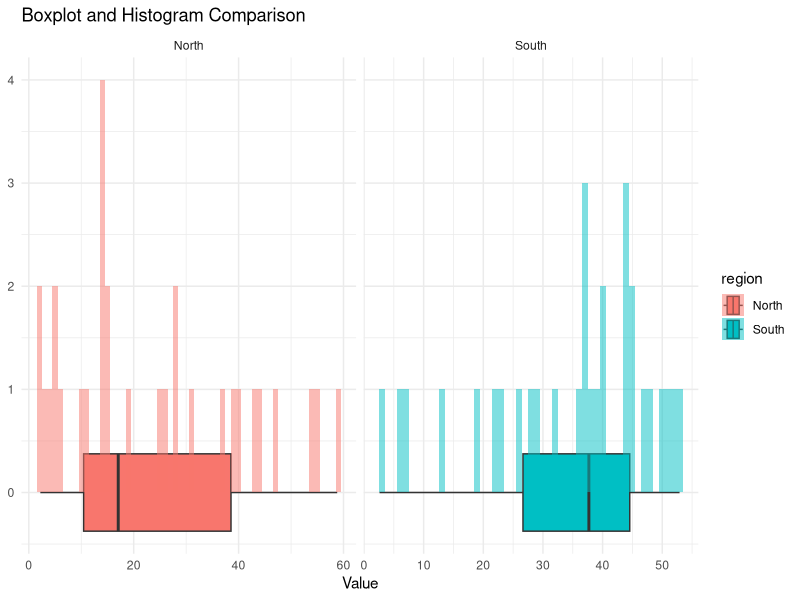
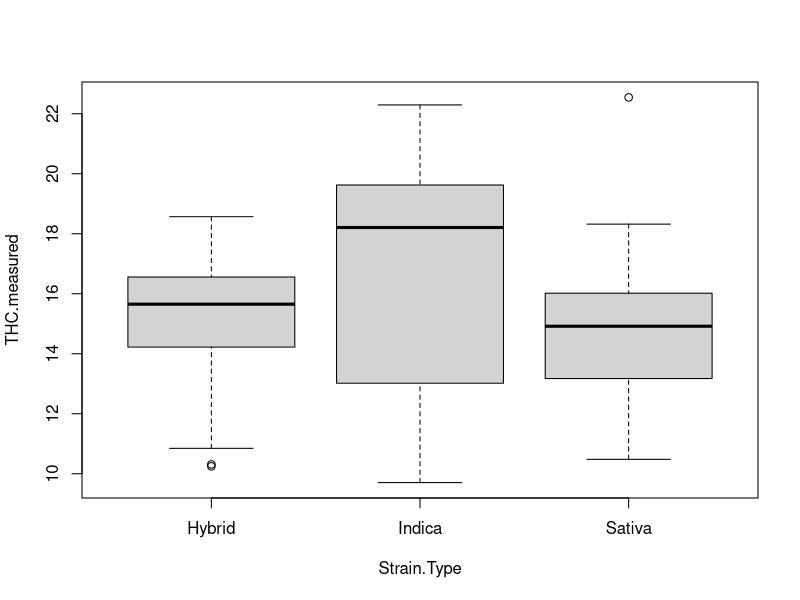
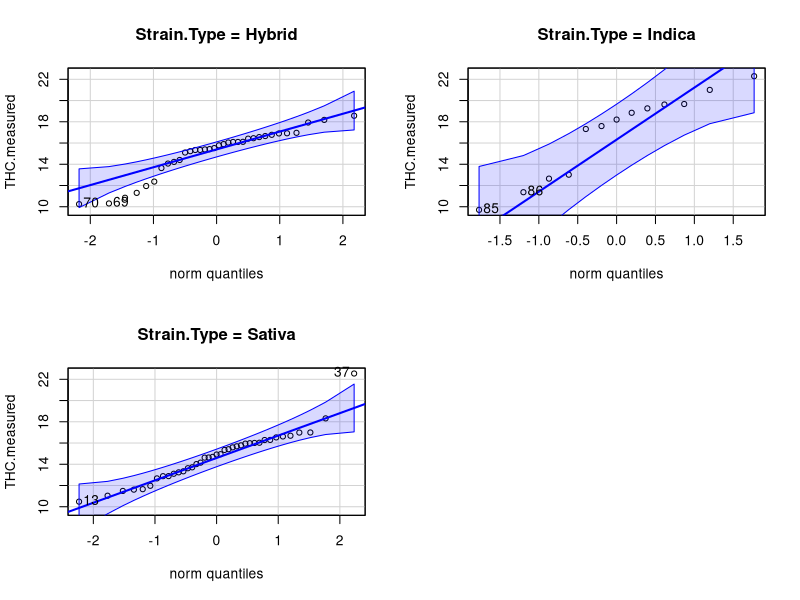
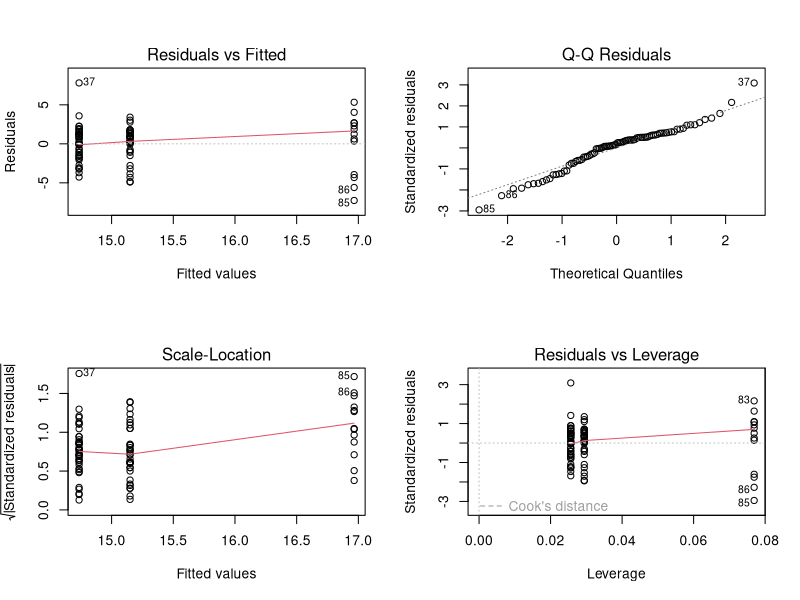
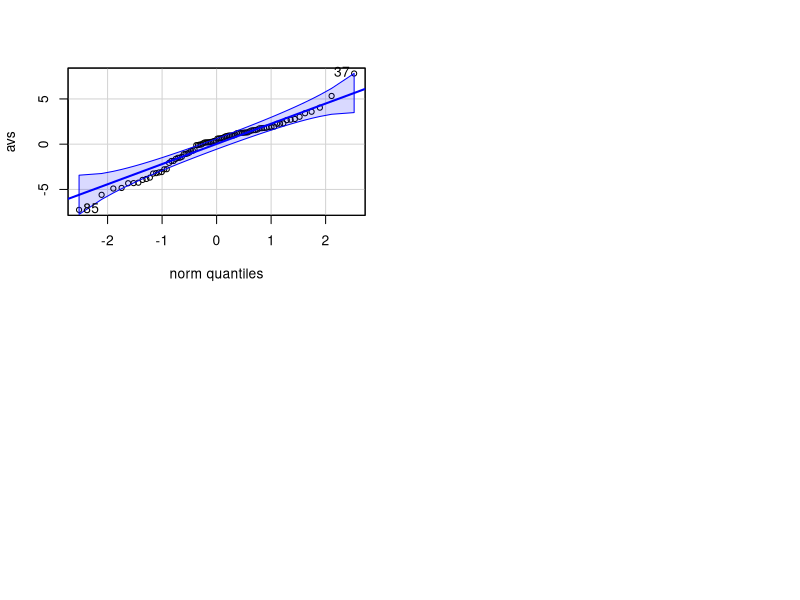
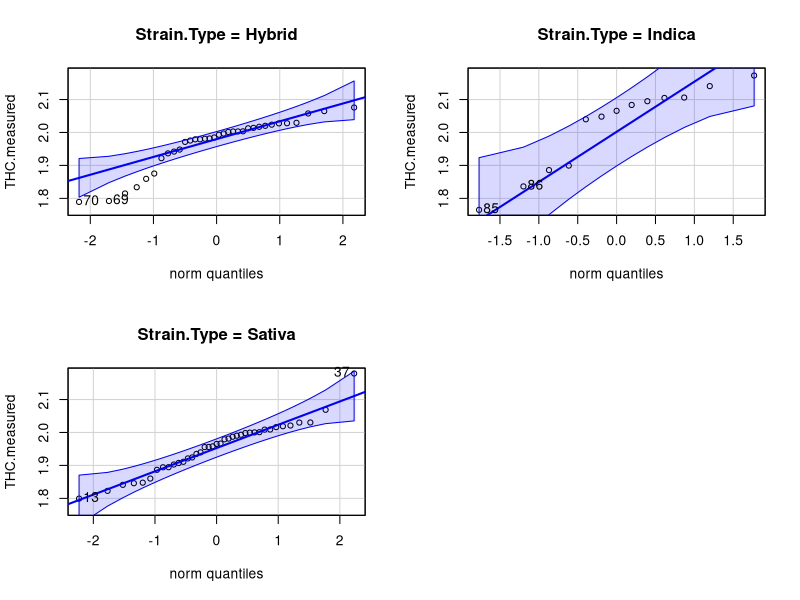
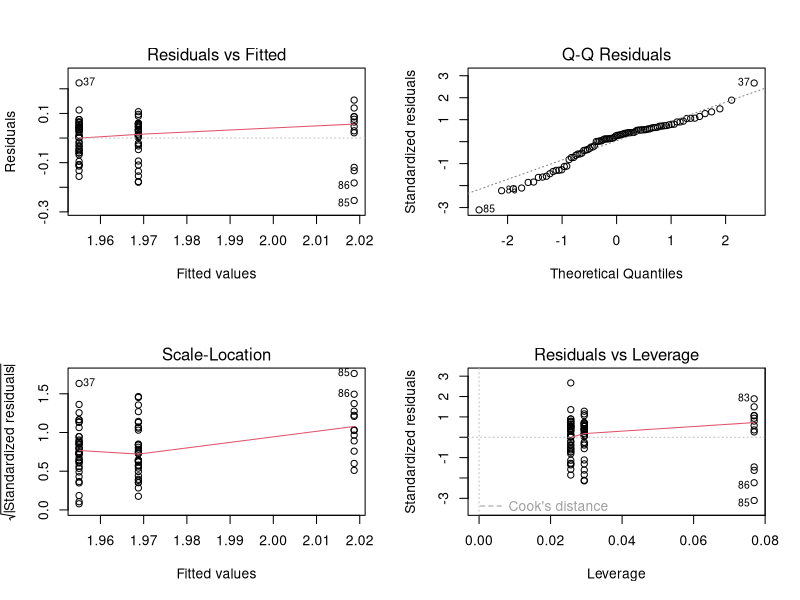
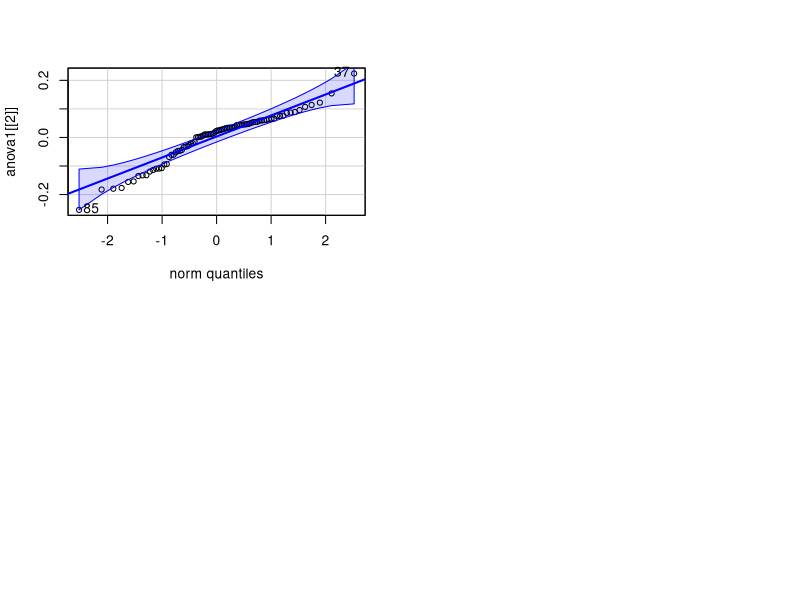

Generate these figures, in order, with R:
## ---- chunk 1
knitr::opts_chunk$set(echo = TRUE)
## ---- chunk 2

library(tidyverse)

df <-  read.csv('data/luckylotto.csv',header=TRUE,sep=',')
## ---- chunk 3

df <-  read.csv('data/luckylotto.csv',header=TRUE,sep=',')
sample <- df %>% pull('response_code')
estimator <- prop <-  mean(sample)
estimator

## ---- chunk 4
t1 <- t.test(sample,conf.level = 0.95)
print('confidence intervals for 95%:') 
t1$conf.int

t2 <- t.test(sample, conf.level = 0.99)
print('confidence interval for 99%:')
t2$conf.int
  
## ---- chunk 5

tr <- t.test(sample,alternative='less',mu=0.5,conf.level = 0.95)
print(tr)

## ---- chunk 6
library(tidyverse)


df2 <-  read.csv('data/Treesize.csv',header=TRUE,sep=',')

sampleNorth <- df2 %>% pull('North')

sampleSouth <- df2 %>% pull('South')
print(summary(sampleNorth))

print(summary(sampleSouth))

## ---- chunk 7
# Load required library
library(ggplot2)

# Combine data into a single data frame
combined_data <- data.frame(
  region = rep(c("North", "South"), each = length(sampleNorth)),
  value = c(sampleNorth, sampleSouth)
)

plot <- ggplot(combined_data, aes(x = value, fill = region)) +
  geom_boxplot() +
  geom_histogram(binwidth = 1, alpha = 0.5, position = "identity") +
  facet_grid(. ~ region, scales = "free") +
  labs(title = "Boxplot and Histogram Comparison",
       x = "Value", y = NULL) +
  theme_minimal()

# Display the plot
print(plot)

## ---- chunk 8

ts <- t.test(sampleSouth,sampleNorth,alternative = ("greater"),conf.level = 0.99)
print(ts)
## ---- chunk 9

power.t.test(delta=1.5,sd=3,sig.level = 0.05,power=0.8,type=c("two.sample"),alternative = c("one.sided"))

power.t.test(delta=1.5,sd=10,sig.level = 0.05,power=0.8,type=c("two.sample"),alternative = c("one.sided"))

power.t.test(n=551,delta=1.5,sd=10,sig.level = 0.05,type=c("two.sample"),alternative = c("one.sided"))

## ---- chunk 10

library(car)
df4 <- read.csv("data/THCdata_strain.csv",header = TRUE,sep=',')

bpo <- boxplot(THC.measured~Strain.Type,df4)

aggregate(THC.measured ~ Strain.Type, data = df4, FUN = length)


## ---- chunk 11

aggregate(THC.measured ~ Strain.Type, data = df4, FUN = sd)


aggregate(THC.measured ~ Strain.Type, data = df4, FUN = mean)

## ---- chunk 12
qqPlot(THC.measured~Strain.Type,df4)

## ---- chunk 13

anova0 = aov(THC.measured~Strain.Type,df4)
par(mfrow=c(2,2))
plot(anova0)
summary(anova0)

avs <- residuals(anova0)
qqPlot(avs)


# Perform Levene's test for homogeneity of variances
#levene_test <- leveneTest(avs ~ Strain.Type, data = df4)
#print(levene_test)
## ---- chunk 14

#remove outliers works perfect.
#outlier_indices <- which((df4$THC.measured %in% bpo$out)&(df4$Strain.Type == 'Sativa' ))

#df4 <- df4[-outlier_indices, ]

#bpo2 <- boxplot(THC.measured~Strain.Type,df4)
#outlier_indices2 <- which(df4$THC.measured %in% bpo2$out)
#df4 <- df4[-outlier_indices2, ]

#bpo3 <- boxplot(THC.measured~Strain.Type,df4)
#outlier_indices3 <- which(df4$THC.measured %in% bpo3$out)
#df4 <- df4[-outlier_indices3, ]
#boxplot(THC.measured~Strain.Type,df4)
#count_by_group <- aggregate(THC.measured ~ Strain.Type, data = df4, FUN = length)

#print(count_by_group)
df4[,'THC.measured'] <- sqrt(sqrt(df4[,'THC.measured']))
qqPlot(THC.measured~Strain.Type,df4)

## ---- chunk 15

anova1 = aov(THC.measured~Strain.Type,df4)
par(mfrow=c(2,2))
plot(anova1)
summary(anova1)

#avs <- residuals(anova0)
qqPlot(anova1[[2]])


# Perform Levene's test for homogeneity of variances
#levene_test <- leveneTest(avs ~ Strain.Type, data = df4)
#print(levene_test)
## ---- chunk 16

summary(anova1)


